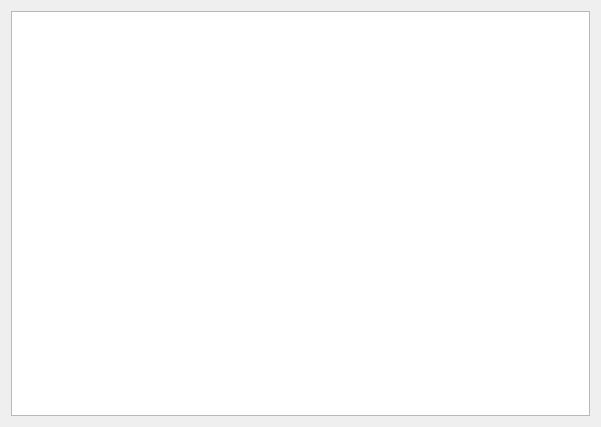
<?xml version="1.0" encoding="UTF-8"?>
<ui version="4.0">
 <class>SourceWidget</class>
 <widget class="QWidget" name="SourceWidget">
  <property name="geometry">
   <rect>
    <x>0</x>
    <y>0</y>
    <width>601</width>
    <height>427</height>
   </rect>
  </property>
  <property name="windowTitle">
   <string>Form</string>
  </property>
  <layout class="QVBoxLayout" name="verticalLayout">
   <item>
    <widget class="QPlainTextEdit" name="plainTextEditSource"/>
   </item>
  </layout>
 </widget>
 <resources/>
 <connections/>
</ui>
